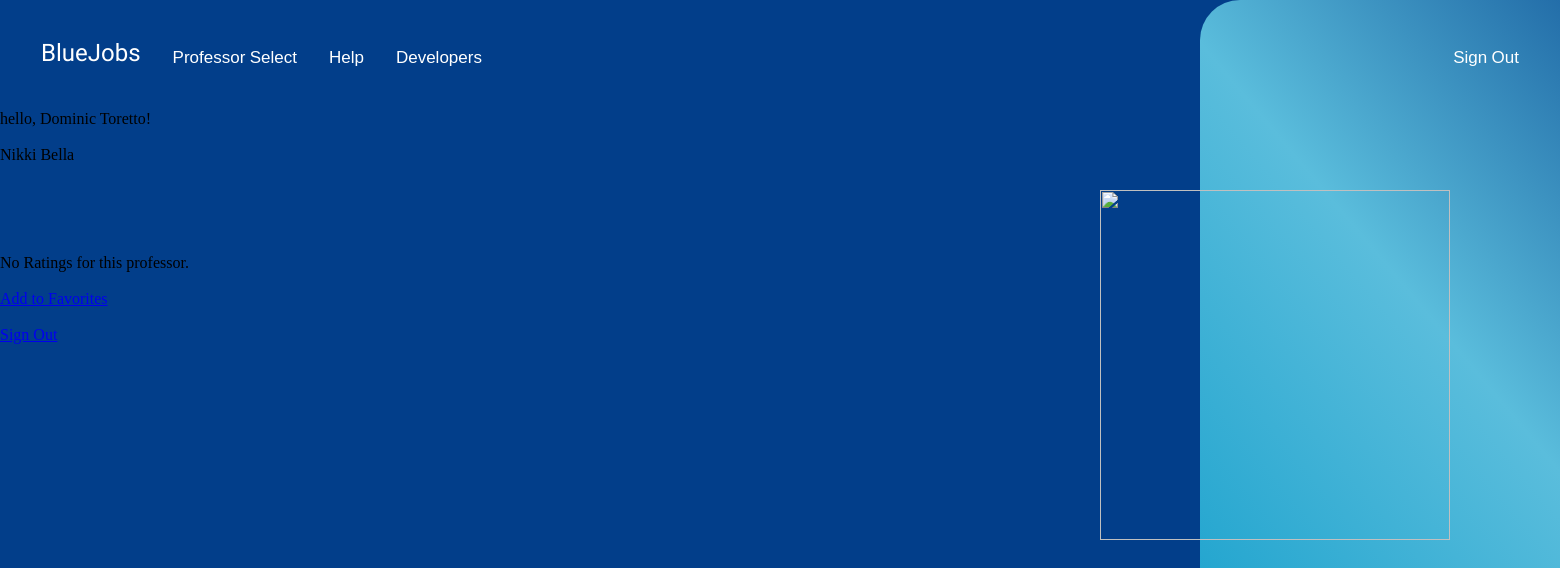
The page /professor_select/courses/11/professor/11/details (signed in) on the database as committed earlier.
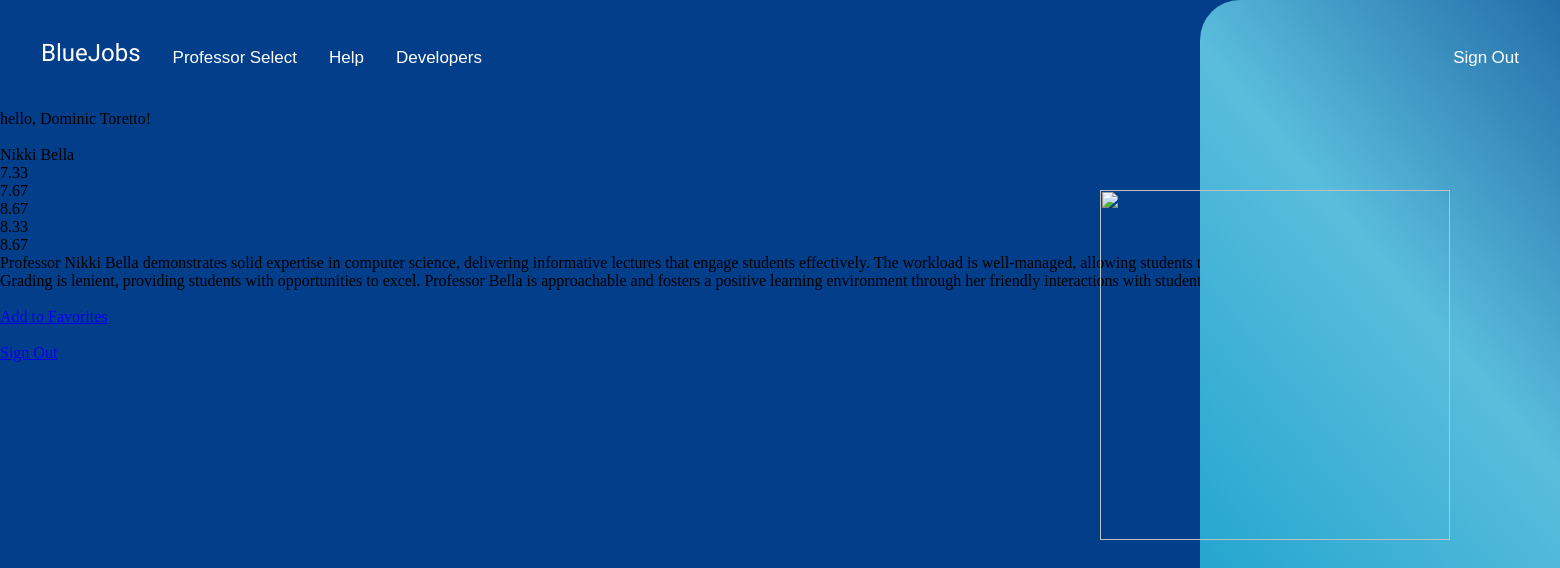
The same page on the database as committed later.
### landing_page/models.py (models this page shows, shortened)
class User(AbstractBaseUser, PermissionsMixin):
    email = models.EmailField(unique=True)
    is_student = models.BooleanField(default=False)
    is_department = models.BooleanField(default=False)
    is_staff = models.BooleanField(default=False)
    objects = UserManager()
    USERNAME_FIELD = 'email'
    REQUIRED_FIELDS = []

class Student(User):
    student_ID = models.IntegerField(default=200000, null=False, unique=True)
    student_name = models.CharField(max_length=255, null=False)
    degree_program = models.CharField(max_length=255, null=False)

### professor_select/models.py (models this page shows, shortened)
class Professor (models.Model):
    professor_name = models.CharField(max_length = 255)
    email = models.EmailField(max_length = 255, unique = True)
    def __str__(self):
        return '{}'.format(self.professor_name)

class ProfessorRating (models.Model):
    student = models.ForeignKey (Student, related_name = "student_reviews",
                                 on_delete = models.CASCADE)
    professor = models.ForeignKey (Professor, related_name = "professor_ratings",
                                 on_delete = models.CASCADE)
    course = models.ForeignKey (Course, related_name = "student_reviews",
                                 on_delete = models.CASCADE)
    subject_matter_expertise = models.PositiveIntegerField(validators = [MinValueValidator(0), MaxValueValidator(10)])
    workload_management = models.PositiveIntegerField(validators = [MinValueValidator(0), MaxValueValidator(10)])
    grading_leniency = models.PositiveIntegerField(validators = [MinValueValidator(0), MaxValueValidator(10)])
    approachability = models.PositiveIntegerField(validators = [MinValueValidator(0), MaxValueValidator(10)])
    friendliness = models.PositiveIntegerField(validators = [MinValueValidator(0), MaxValueValidator(10)])
    comment = models.TextField()
    class Meta:
        constraints = [
            models.UniqueConstraint(fields=['student', 'professor', 'course'], name='student_rating')
        ]

### professor_select/views.py (the view)
# urls.py: path('courses/<int:course>/professor/<int:pk>/details', professor_detail_view, name = 'professor_details'),
def professor_detail_view(request, course, **kwarg) :
    if request.user.is_authenticated and request.user.is_student:
        current_user = request.user
        student = Student.objects.get(pk = current_user.pk)
        professor = Professor.objects.get(pk=kwarg['pk'])
        course = Course.objects.get(pk=course)
        args = {
            'professor': professor,
            'user': student,
            'course_selected': course
        }
        if len(professor.professor_ratings.all()) > 0:
            comment = professor.professor_ratings.all()[0].comment
            scores = professor.professor_ratings.aggregate(Avg('subject_matter_expertise'),
                    Avg('workload_management'), Avg('grading_leniency'),
                    Avg('approachability'), Avg('friendliness'))
            args['comment'] = comment
            args['expertise'] =  round(scores['subject_matter_expertise__avg'], 2)
            args['workload'] = round(scores['workload_management__avg'], 2)
            args['grading'] = round(scores['grading_leniency__avg'], 2)
            args['approachability'] = round(scores['approachability__avg'], 2)
            args['friendliness'] = round(scores['friendliness__avg'], 2)
        else:
            args['comment'] = "No Ratings for this professor."
        '''
        the try-except fragment bellow checks if the professor has been added to student's favorites,
        catches when an empty query exception is raised
        '''
        try:
            if student.favorites.get(professor=professor, course=course) is not None:
                args['is_added'] = True
        except Exception as x:
            print(x)
            args['is_added'] = False
        return render(request,'professor_select/professor-details.html', args)
    else:
        return redirect('landing_page:home')

### professor_select/templates/professor_select/professor-details.html (shortened to what this page needs)
{% extends 'base.html' %}
{% load static %}
{% block content %}
    <ul class="navbar">
        <li><a class="bluejobsnav" href="{% url 'landing_page:homepage-student' %}">BlueJobs</a></li>
        <li><a href="{% url 'professor_select:course_select' %}">Professor Select</a></li>
        <li><a href="{% url 'professor_select:course_select' %}">Help </a></li>
        <li><a href="{% url 'professor_select:course_select' %}">Developers </a></li>
        <li><a class="contrast-signout" href="{% url 'landing_page:login' %}">Sign Out</a></li>
    </ul>
    <img src="{% static 'profselect_icon.png' %}" class="landing-icon">
    hello, {{ user.student_name }}! <br><br>
    {{ professor }} <br>
    {{ expertise }} <br>
    {{ workload }} <br>
    {{ grading }} <br>
    {{ approachability }} <br>
    {{ friendliness }} <br>
    {{ comment }} <br>
    <br>
    {% if is_added %}
    <a href = "{% url 'professor_select:remove_professor' course_selected.pk professor.pk %}"> Remove {{ professor }} from Favorites </a><br>
    {% else %}
        <a href = "{% url 'professor_select:add_professor' course_selected.pk professor.pk %}">Add to Favorites </a><br>
    {% endif %}
    <br>
    <a href="{% url 'landing_page:home' %}">Sign Out</a>
{% endblock %}

### templates/base.html (shortened to what this page needs)
{% load static %}
<!DOCTYPE html>
<html lang="en">
    {% load static %}
    <head>
        <link rel="stylesheet" href="https://cdnjs.cloudflare.com/ajax/libs/font-awesome/5.15.4/css/all.min.css">
        <link rel="stylesheet" href = "{% static 'style.css' %}">
    </head>
    <body>
        <div class="home-container">
            <div id="content">
                {% block content %}{% endblock %}
            </div>
        </div>
    </body>
</html>

### static/style.css (style rules this page uses)
body { background: linear-gradient(120deg, #023E8A, #023E8A, #5ABDDC, #0D9CCA); background-size: 300% 300%; animation: gradient 15s ease infinite; height: 100vh; margin: 0; overflow-y: hidden; }
.landing-icon { position: absolute; width: 350px; height: 350px; top: 190px; left: 1100px; transform: translateY(0); animation: bob2 2s ease-in-out; animation-direction: alternate; animation-iteration-count: infinite; z-index: 3; }
.contrast-signout { color: white !important; }
.navbar { position: relative; list-style-type: none; margin: 25px; padding: 0; overflow: hidden; background-color: transparent; font-family: "Noto Sans Khojki", sans-serif; font-weight: 400; font-style: normal; font-size: 17px; z-index: 9999; }
.navbar li:last-child { float: right; }
.bluejobsnav { font-family: "Bowlby One SC", sans-serif; font-weight: 400; font-size: 24px; font-style: normal; }
li { float: left; }
li a { display: block; color: white; text-align: center; padding: 14px 16px; text-decoration: none; border-radius: 10px; transition: 0.3s; float: left; }

Rows that differ between the two databases and show on the page:
added ProfessorRating: comment "Professor Nikki Bella demonstrates solid expertise in computer science, delivering informative lectures that engage students effectively. The workload is well-managed, allowing students to explore concepts without feeling overwhelmed. Grading is lenient, providing students with opportunities to excel. Professor Bella is approachable and fosters a positive learning environment through her friendly interactions with students."
Other text that changed with them:
{{ expertise }}: (not shown) → "7.33"
{{ workload }}: (not shown) → "7.67"
{{ grading }}: (not shown) → "8.67"
{{ approachability }}: (not shown) → "8.33"
{{ friendliness }}: (not shown) → "8.67"
{{ comment }}: "No Ratings for this professor." → (not shown)
